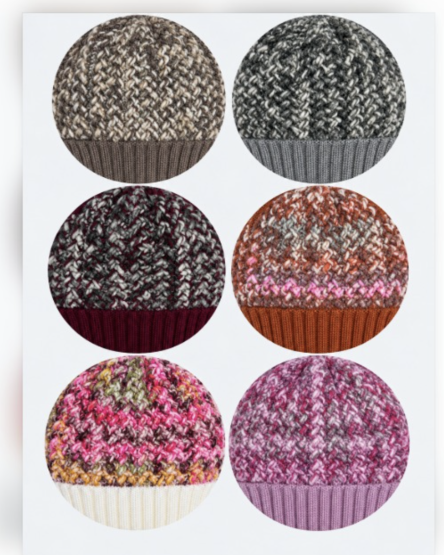
#> input picture tools/colorcards/wzor-kolka-2344.png, 888 x 1110 px (shown at 1/2 size)
$ python -i latanie.py   (imports and definitions only)
#> lines starting #> are read from the running program, lines starting #| are printed output that depends on the picture; after the words box and inside, x2 and y2 are one past the last pixel; in counts of white or black regions, pixels touching at a corner belong together
#> further down, picture is the input picture: shape (1110, 888, 3); mean B, G, R 161.6, 158.7, 175.7
"""Łatanie miejsca po metce prawdziwą dzianiną z tej samej próbki (21.10.2026, Kamil: „ciemniejsze pole od metki —
podmień materiał w to miejsce”). Image quilting (Efros–Freeman): dziurę wypełniamy w kolejności rastrowej blokami
wyciętymi z innych miejsc TEJ SAMEJ próbki; każdy blok to miejsce, którego zakładka najlepiej pasuje do tego, co już
wokół jest (prawdziwa dzianina albo wcześniej wstawione bloki). Wynik = oryginalne oczka, bez rozmycia i bez cienia.

Używane przez kolka_cale.py (--latanie). Funkcja: quilt(img, hole, region) → img z wypełnioną dziurą.
Dopasowanie liczone szybko przez splot (filter2D/DFT): SSD z maską = Σm·I² − 2·Σ(m·T)·I + Σm·T².
"""
import cv2
import numpy as np


def background(img):
    gray = cv2.cvtColor(img, cv2.COLOR_BGR2GRAY).astype(np.float32)
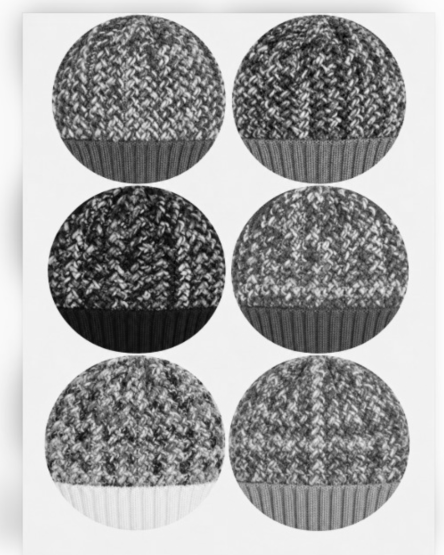
#> gray: shape (1110, 888) float32 (shown at 1/2 size); min 4, max 253, mean 164.1
    std = np.sqrt(np.maximum(cv2.blur(gray * gray, (15, 15)) - cv2.blur(gray, (15, 15)) ** 2, 0))
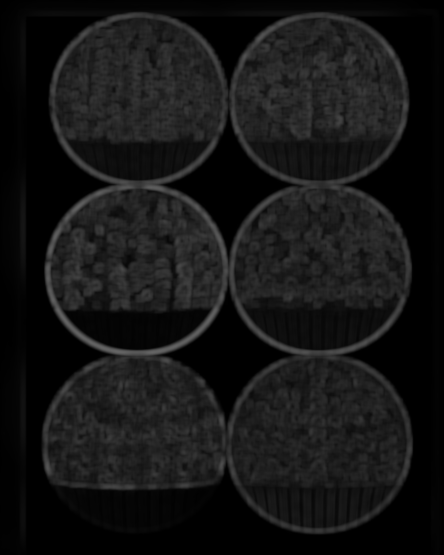
#> std: shape (1110, 888) float32 (shown at 1/2 size); min 0, max 101.7, mean 21.7
    hsv = cv2.cvtColor(img, cv2.COLOR_BGR2HSV)
#> hsv: shape (1110, 888, 3); mean H, S, V 88.7, 44, 177.7
    bgc = np.median(np.concatenate([img[:20].reshape(-1, 3), img[-20:].reshape(-1, 3)]), 0)
#> bgc = [243, 241, 238]
    bg = (np.abs(img.astype(np.int16) - bgc).max(2) < 28) & (std < 6) & (hsv[..., 1] < 40)
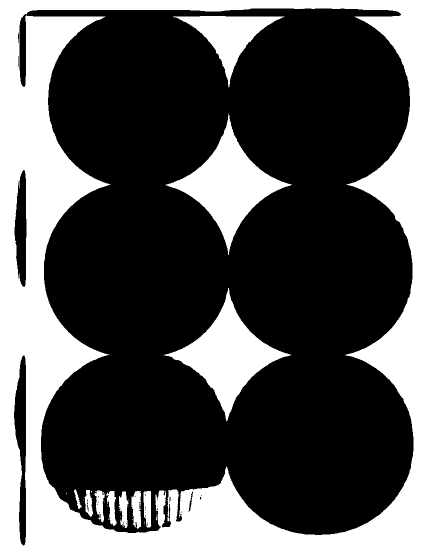
#> bg: shape (1110, 888) bool (shown at 1/2 size); 35.4% white; 32 white regions (21 under 20 px), largest, box (x1, y1, x2, y2) and area: (0, 0, 888, 1110) 291243, (331, 227, 584, 510) 21215, (327, 576, 582, 843) 20815
    return cv2.morphologyEx(bg.astype(np.uint8), cv2.MORPH_OPEN, np.ones((9, 9), np.uint8)) > 0
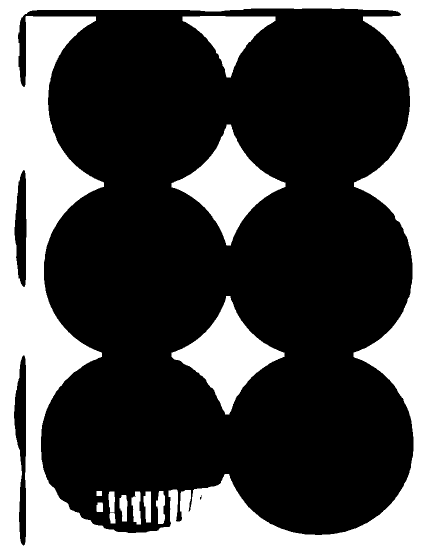
#> returned value: shape (1110, 888) bool (shown at 1/2 size); 35% white; 12 white regions, largest, box (x1, y1, x2, y2) and area: (0, 0, 888, 1110) 289346, (343, 249, 571, 491) 20934, (343, 592, 569, 829) 20548


# [96 lines left out: functions _corr, quilt, not called in this run]

>>> import cv2
>>> picture = cv2.imread('wzor-kolka-2344.png')
>>> result = background(picture)
